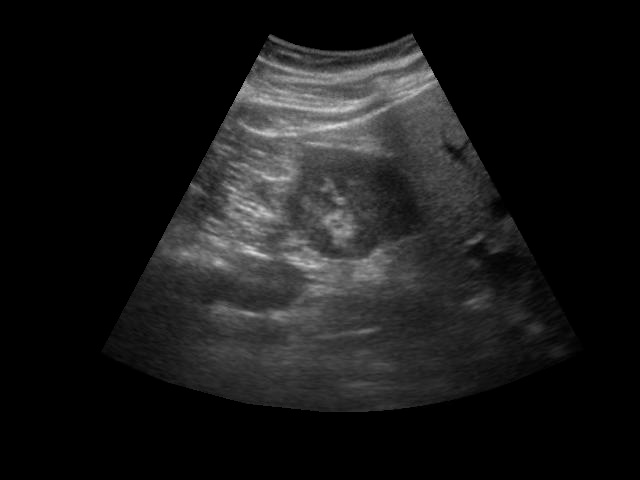
%> input picture h48.jpg, 640 x 480 px
$ octave --eval "wavelet_filtering1;"   (GNU Octave 9; MATLAB toolbox functions it lacks are replaced by stand-ins)
%> lines starting %> are read from the running program, lines starting %| are printed output that depends on the picture
function wavelet_filtering1()
    % Step 1: Read and preprocess the image
    img = imread('C:\Users\TNXQ\Desktop\Speckle_noise_reduction_using_various_filters\images\h48.jpg');  % Replace with your image path
%> img is the input picture: size 480x640 uint8; min 0, max 219, mean 24.5
    if size(img, 3) == 3
        img = rgb2gray(img);  % Convert to grayscale if the image is RGB
    end
    img = double(img) / 255;  % Normalize the image to [0, 1]
%> img: size 480x640 double

    % Step 2: Add Speckle Noise (0.08 variance noise level)
    noise_img = imnoise(img, 'speckle', 0.08);  % Adding speckle noise with variance

    % Step 3: Perform 2D Wavelet Decomposition
    level = 1;  % Decomposition level (use level 1 for simplicity)
    waveletType = 'db4';  % Daubechies 4 wavelet
    [c, s] = wavedec2(noise_img, level, waveletType);  % Decompose the noisy image
%> s = [243 323; 243 323; 480 640]

    % Step 4: Extract Approximation and Detail Coefficients
    LL = appcoef2(c, s, waveletType, level);  % Approximation coefficients (LL)
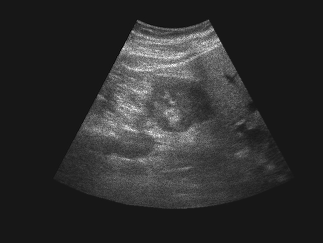
%> LL: size 243x323 double; min -0.193, max 1.93, mean 0.188; drawn with min black and max white
    [LH, HL, HH] = detcoef2('all', c, s, level);  % Detail coefficients (LH, HL, HH)
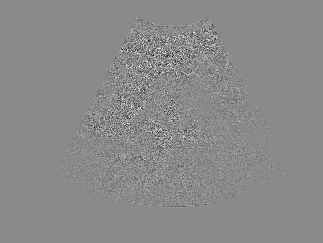
%> LH: size 243x323 double; min -0.563, max 0.476, mean -0.000182; drawn with min black and max white
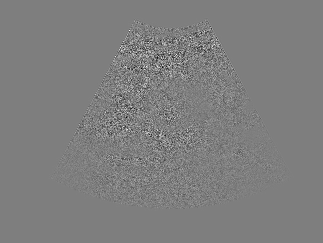
%> HL: size 243x323 double; min -0.551, max 0.556, mean 0.000248; drawn with min black and max white
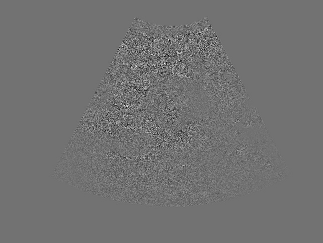
%> HH: size 243x323 double; min -0.486, max 0.6, mean -0.000152; drawn with min black and max white

    % Step 5: Apply Thresholding to the Detail Coefficients (Optional)
    threshold = 0.1;  % Define a threshold value for filtering
    LH = LH .* (abs(LH) > threshold);  % Thresholding horizontal details
    HL = HL .* (abs(HL) > threshold);  % Thresholding vertical details
    HH = HH .* (abs(HH) > threshold);  % Thresholding diagonal details

    % Step 6: Reconstruct the Wavelet Coefficients
    c_filtered = c;  % Initialize with the original coefficients
    c_filtered(1:numel(LL)) = LL(:);  % Update the approximation coefficients (LL)

    % Update the detail coefficients in the correct order
    idx = numel(LL) + 1;
%> idx = 78490
    c_filtered(idx:idx + numel(LH) - 1) = LH(:);
    idx = idx + numel(LH);
%> idx = 156979
    c_filtered(idx:idx + numel(HL) - 1) = HL(:);
    idx = idx + numel(HL);
%> idx = 235468
    c_filtered(idx:idx + numel(HH) - 1) = HH(:);

    % Step 7: Reconstruct the Image from the Filtered Coefficients
    filtered_img = waverec2(c_filtered, s, waveletType);  % Reconstruct the filtered image


    % Calculating SSIM
%> (the run ends here)

$ run again, with h1.jpg copied over h48.jpg
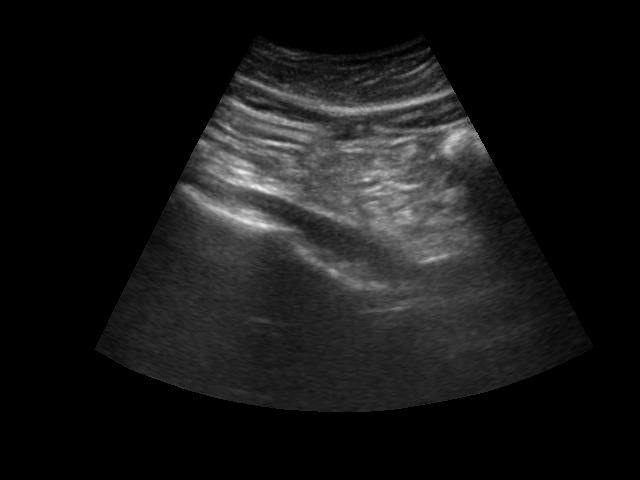
%> input picture h1.jpg, 640 x 480 px
%> in wavelet_filtering1, img is the input picture: size 480x640 uint8; min 0, max 244, mean 23.2
%> img: size 480x640 double
%> s = [243 323; 243 323; 480 640]
%> in wavelet_filtering1, `[LH, HL, HH] = detcoef2('all', c, s, level);`:
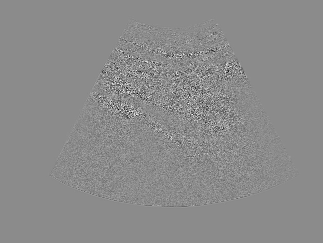
%> LH: size 243x323 double; min -0.564, max 0.467, mean -0.000168; drawn with min black and max white
%> in wavelet_filtering1, `[LH, HL, HH] = detcoef2('all', c, s, level);`:
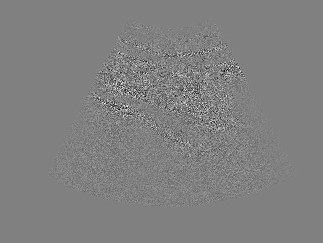
%> HH: size 243x323 double; min -0.526, max 0.515, mean -0.000114; drawn with min black and max white

$ run again, with h12.jpg copied over h48.jpg
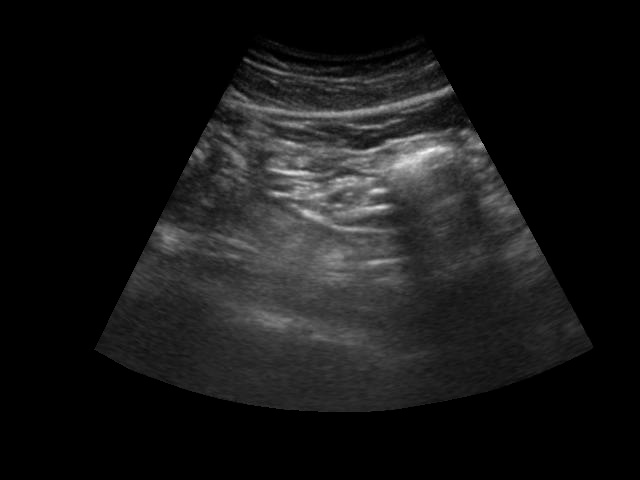
%> input picture h12.jpg, 640 x 480 px
%> in wavelet_filtering1, img is the input picture: size 480x640 uint8; min 0, max 249, mean 22.9
%> img: size 480x640 double
%> s = [243 323; 243 323; 480 640]
%> in wavelet_filtering1, `[LH, HL, HH] = detcoef2('all', c, s, level);`:
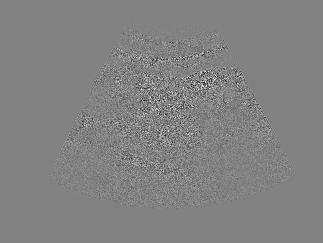
%> HL: size 243x323 double; min -0.521, max 0.502, mean 0.000313; drawn with min black and max white
%> in wavelet_filtering1, `[LH, HL, HH] = detcoef2('all', c, s, level);`:
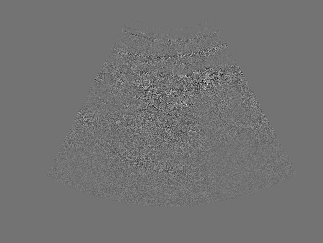
%> HH: size 243x323 double; min -0.536, max 0.651, mean -0.000252; drawn with min black and max white

$ run again, with h24.jpg copied over h48.jpg
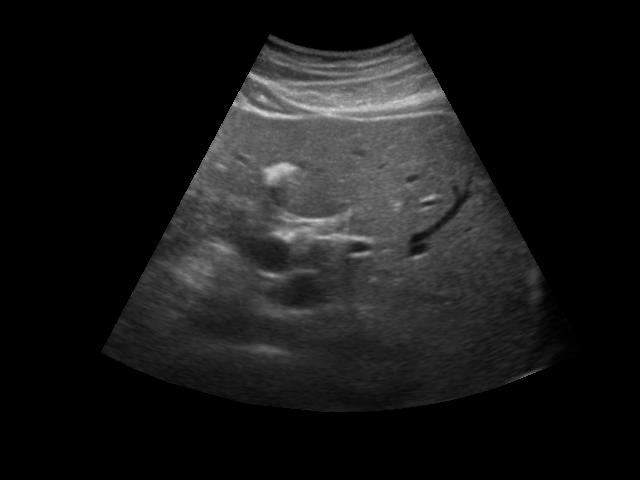
%> input picture h24.jpg, 640 x 480 px
%> in wavelet_filtering1, img is the input picture: size 480x640 uint8; min 0, max 216, mean 24.2
%> img: size 480x640 double
%> s = [243 323; 243 323; 480 640]
%> in wavelet_filtering1, `[LH, HL, HH] = detcoef2('all', c, s, level);`:
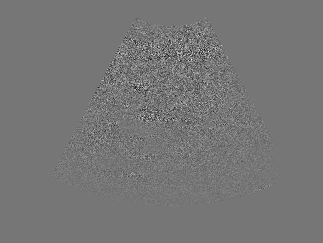
%> HH: size 243x323 double; min -0.514, max 0.592, mean -0.000194; drawn with min black and max white
%> in wavelet_filtering1, `filtered_img = waverec2(c_filtered, s, waveletType);`:
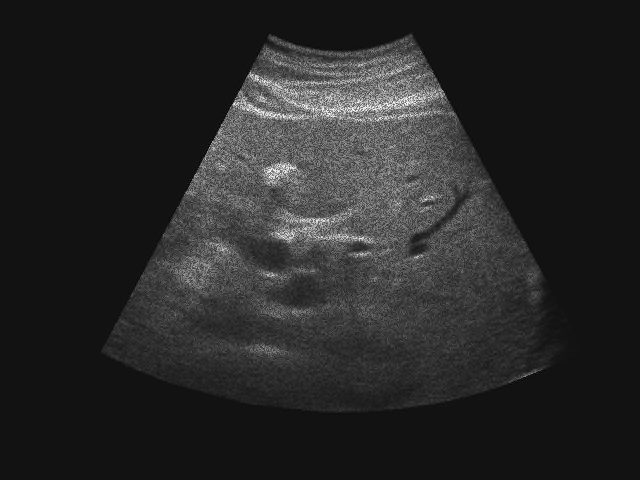
%> filtered_img: size 480x640 double; min -0.0806, max 1.04, mean 0.095; drawn with min black and max white
